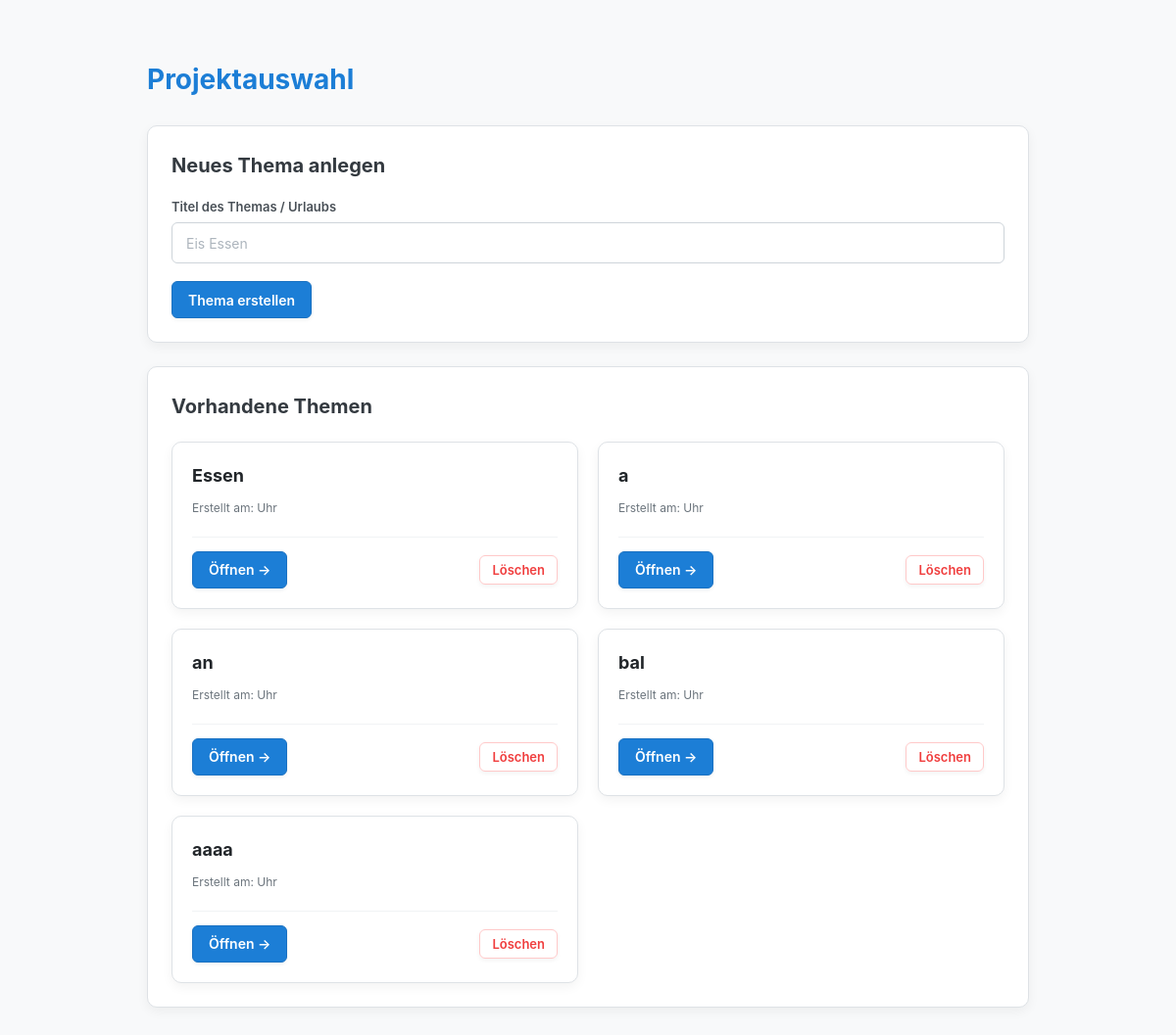
Before: / with the older database file.
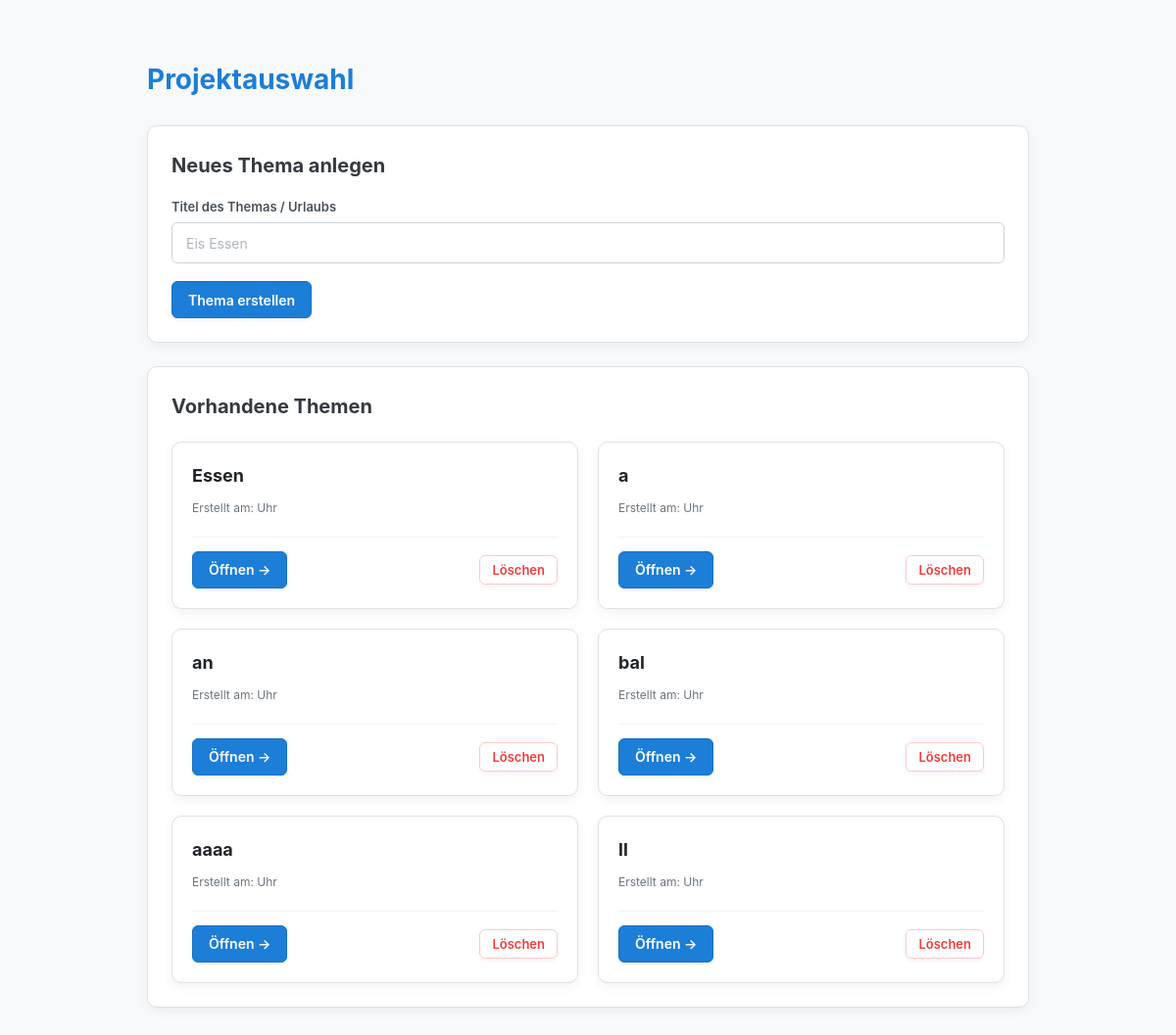
After: the same page with the newer database file.
### pool/models.py (models this page shows, shortened)
class Topic(models.Model):
    title = models.CharField(max_length=200)
    class Meta:
        db_table = 'pool_thema'

### pool/views.py (the view)
# urls.py: path('', views.topic_list, name='topics_list'),
def topic_list(request):
    if request.method == 'POST':
        action = request.POST.get('action')
        if action == 'delete_topic':
            topic_id = request.POST.get('topic_id')
            if topic_id:
                Topic.objects.filter(id=topic_id).delete()
            return redirect('topics_list')
        form = TopicForm(request.POST)
        if form.is_valid():
            form.save()
            return redirect('topics_list')
    else:
        form = TopicForm()
    topics = Topic.objects.all()
    return render(request, 'pool/themen_liste.html', {
        'topics': topics,
        'form': form,
    })

### pool/forms.py
class TopicForm(forms.ModelForm):
    class Meta:
        model = Topic
        fields = ['title']
        widgets = {
            'title': forms.TextInput(attrs={
                'class': 'form-control',
                'placeholder': 'Themenname (z. B. Urlaubsreise)'
            })
        }

### pool/templates/pool/themen_liste.html (shortened to what this page needs)
{% load static %}
<!DOCTYPE html>
<html lang="de">
<head>
    <link rel="stylesheet" href="{% static 'pool/css/style.css' %}">
</head>
<body>
    <h1>Projektauswahl</h1>
    <div class="card">
        <h2>Neues Thema anlegen</h2>
        <form method="POST">
            <div class="form-group">
                <label for="title">Titel des Themas / Urlaubs</label>
                <input type="text" id="title" name="title" placeholder="Eis Essen" required>
            </div>
            <button type="submit" class="btn btn-primary">Thema erstellen</button>
        </form>
    </div>
    <div class="card">
        <h2>Vorhandene Themen</h2>
        {% if topics %}
            <div class="topic-grid">
    {% for topic in topics %}
        <a href="{% url 'topic_detail' topic.id %}" class="topic-card-link">
            <div class="topic-card">
                <div class="topic-card-content">
                    <h3 class="topic-title">{{ topic.title }}</h3>
                    <div class="topic-meta">
                        Erstellt am: {{ topic.created_at|date:"d.m.Y — H:i" }} Uhr
                    </div>
                </div>
                <div class="topic-actions">
                    <span class="btn btn-primary">Öffnen &rarr;</span>
                    <form method="POST"
                          class="form-inline"
                          onclick="event.stopPropagation();"
                          onsubmit="event.stopPropagation();">
                        <button type="submit" class="btn btn-danger-outline btn-sm">Löschen</button>
                    </form>
                </div>
            </div>
        </a>
    {% endfor %}
</div>
        {% else %}
            <p style="color: #6c757d; margin: 0;">Es wurden noch keine Themen angelegt. Erstelle oben dein erstes Thema!</p>
        {% endif %}
    </div>
</body>
</html>

### pool/static/pool/css/style.css (style rules this page uses)
body { font-family: -apple-system, BlinkMacSystemFont, "Segoe UI", Roboto, Helvetica, Arial, sans-serif; color: #212529; background-color: #f8f9fa; margin: 0 auto; max-width: 900px; padding: 40px 20px; line-height: 1.6; }
h1 { color: #1c7ed6; margin-bottom: 24px; font-size: 28px; }
h2 { color: #343a40; margin-top: 0; margin-bottom: 16px; font-size: 20px; }
.card { background-color: #ffffff; border-radius: 10px; border: 1px solid #dee2e6; box-shadow: 0 4px 12px rgba(0, 0, 0, 0.05); padding: 24px; margin-bottom: 24px; }
.btn { display: inline-flex; align-items: center; justify-content: center; height: 38px; padding: 0 16px; font-size: 14px; font-weight: 600; font-family: inherit; text-decoration: none; border-radius: 6px; box-sizing: border-box; cursor: pointer; transition: all 0.2s cubic-bezier(0.165, 0.84, 0.44, 1); box-shadow: 0 2px 4px rgba(0, 0, 0, 0.05); }
.btn-sm { height: 30px; padding: 0 12px; font-size: 13px; }
.btn-primary { background-color: #1c7ed6; color: #ffffff; border: 1px solid #1971c2; }
.form-inline { display: contents; }
.form-group { margin-bottom: 18px; }
label { display: block; font-size: 13px; font-weight: 600; color: #495057; margin-bottom: 6px; text-transform: none; letter-spacing: normal; }
input[type="text"], input[type="number"], select { width: 100%; height: 42px; padding: 0 14px; font-size: 14px; font-family: inherit; color: #212529; background-color: #ffffff; border: 1px solid #ced4da; border-radius: 6px; box-sizing: border-box; transition: border-color 0.15s ease-in-out, box-shadow 0.15s ease-in-out; }
input::placeholder { color: #adb5bd; }
.topic-grid { display: grid; grid-template-columns: repeat(auto-fill, minmax(280px, 1fr)); gap: 20px; margin-top: 20px; }
.topic-card-link { text-decoration: none; color: inherit; }
.topic-card { background-color: #ffffff; border: 1px solid #dee2e6; border-radius: 10px; padding: 20px; display: flex; flex-direction: column; justify-content: space-between; box-shadow: 0 4px 12px rgba(0, 0, 0, 0.05); transition: transform 0.2s ease, box-shadow 0.2s ease; }
.topic-title { font-size: 18px; font-weight: 700; color: #212529; margin: 0 0 8px 0; text-decoration: none; }
.topic-meta { font-size: 12px; color: #6c757d; margin-bottom: 20px; text-decoration: none; }
.topic-actions { display: flex; align-items: center; justify-content: space-between; gap: 10px; padding-top: 14px; border-top: 1px solid #f1f3f5; }
.btn-danger-outline { background-color: transparent; color: #f03e3e; border: 1px solid #ffc9c9; padding: 6px 12px; font-size: 13px; }

Changed rows visible on the page:
added Topic: title "ll"
